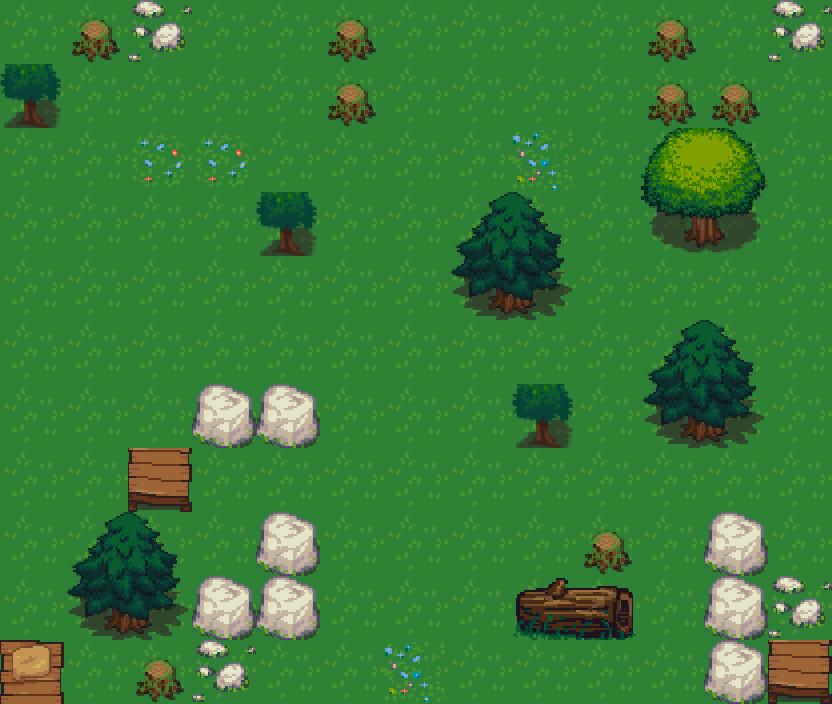

Tiled map render using the project's own tile images. Description and the map definition, with tile-layer contents summarised, below:
An orthogonal 13x11 tile map with 64x64 px tiles, 7 tile layers (grama, flores, tablas de vidas, troncos, ...), 2 hidden layers not drawn, 2 tilesets and 28 objects.

<map version="1.2" tiledversion="1.2.1" orientation="orthogonal" renderorder="right-down" width="13" height="11" tilewidth="64" tileheight="64" infinite="0" nextlayerid="15" nextobjectid="52">
 <tileset firstgid="1" source="bosque.tsx" />
 <tileset firstgid="193" source="../nivel2/bosque.tsx" />
 <layer id="1" name="grama" width="13" height="11">
  <data>[143 cells, 143 non-empty, 1 distinct tile ids]</data>
 </layer>
 <layer id="14" name="camino de mariposas" width="13" height="11" visible="0">
  <data>[143 cells, 35 non-empty, 1 distinct tile ids]</data>
 </layer>
 <layer id="5" name="flores" width="13" height="11">
  <data>[143 cells, 6 non-empty, 3 distinct tile ids]</data>
 </layer>
 <layer id="12" name="tablas de vidas" width="13" height="11">
  <data>[143 cells, 3 non-empty, 2 distinct tile ids]</data>
 </layer>
 <layer id="10" name="troncos" width="13" height="11">
  <data>[143 cells, 10 non-empty, 3 distinct tile ids]</data>
 </layer>
 <layer id="2" name="piedras_frutas" width="13" height="11">
  <data>[143 cells, 4 non-empty, 1 distinct tile ids]</data>
 </layer>
 <layer id="11" name="piedras" width="13" height="11">
  <data>[143 cells, 8 non-empty, 1 distinct tile ids]</data>
 </layer>
 <layer id="13" name="arboles" width="13" height="11">
  <data>[143 cells, 19 non-empty, 13 distinct tile ids]</data>
 </layer>
 <layer id="4" name="enemigos" width="13" height="11" visible="0">
  <data>[143 cells, 40 non-empty, 2 distinct tile ids]</data>
 </layer>
 <objectgroup id="8" name="arboles">
  <object id="26" x="78.6667" y="516" width="96" height="116" />
  <object id="46" x="654" y="326" width="96" height="116" />
  <object id="47" x="464" y="198" width="96" height="116" />
  <object id="48" x="656.333" y="133.667" width="96" height="116" />
  <object id="49" x="5.83333" y="77.6667" width="51" height="40" />
  <object id="50" x="261.833" y="205.333" width="51" height="40" />
  <object id="51" x="517.167" y="395.333" width="51" height="40" />
 </objectgroup>
 <objectgroup id="6" name="vidas" visible="0">
  <object id="2" x="142.917" y="456.083" width="32" height="32" />
  <object id="4" x="782.667" y="648" width="32" height="32" />
 </objectgroup>
 <objectgroup id="7" name="troncos" visible="0">
  <object id="5" x="133" y="660" width="51" height="40" />
  <object id="6" x="70" y="20" width="51" height="40" />
  <object id="7" x="326" y="21" width="51" height="40" />
  <object id="8" x="326" y="84" width="51" height="40" />
  <object id="9" x="645" y="21" width="51" height="40" />
  <object id="10" x="645" y="84" width="51" height="40" />
  <object id="11" x="710" y="84" width="51" height="40" />
  <object id="12" x="581" y="533" width="51" height="40" />
  <object id="21" x="581" y="591" width="51" height="40" />
  <object id="22" x="518.5" y="591" width="51" height="40" />
  <object id="24" x="597.333" y="606.667" />
 </objectgroup>
 <objectgroup id="9" name="piedras" visible="0">
  <object id="13" x="196" y="386" width="51" height="57" />
  <object id="14" x="260" y="386" width="51" height="57" />
  <object id="15" x="260" y="515.5" width="51" height="57" />
  <object id="16" x="260" y="578.833" width="51" height="57" />
  <object id="17" x="196" y="578" width="51" height="57" />
  <object id="18" x="709" y="643.167" width="51" height="57" />
  <object id="19" x="709" y="579.167" width="51" height="57" />
  <object id="20" x="709" y="513.5" width="51" height="57" />
 </objectgroup>
</map>